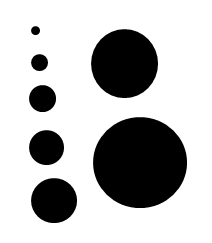
#> input picture Circle.png, 212 x 243 px
$ python 'Images Peaks Finder.py'
#> lines starting #> are read from the running program, lines starting #| are printed output that depends on the picture; after the words box and inside, x2 and y2 are one past the last pixel; in counts of white or black regions, pixels touching at a corner belong together

import numpy as np

import matplotlib.image as mpimg

import matplotlib.pyplot as plt

from PIL import Image

import cv2

import math


#we here have alternative ways to implement SobelImage and BilinearInterpolation

#as two supplemental functions to implement FindPeaksImage function


def SobelImage(image):

	#open the image and convert it to greyscale

	image1 = Image.open(image).convert('LA')

	Width = image1.width

	Height = image1.height

	#Load the numpy array of a single sample image

	Pixel = image1.load()

	#arranging RGB colors for the grayscale image

	def RBGFORGRAYSCALE(rgb):

		#Luminance percieved

		return np.dot(rgb[..., :3], [0.299, 0.587, 0.114])

	#replace imread(image) to imageio.imread(image)

	TheImage = mpimg.imread(image)

	GrayScale = RBGFORGRAYSCALE(TheImage)

	GrayScale = GrayScale * 255


	#creating gradient filter


	GradientX = np.array([[-1, 0, 1], [-2, 0, 2], [-1, 0, 1]])

	GradientY = np.array([[-1, -2, -1], [0, 0, 0], [1, 2, 1]])

	factor = 3

	Magnitude = np.zeros((Height, Width), dtype=np.float32)

	Orientation = np.zeros((Height, Width), dtype=np.float32)

	#initialize an empty 2D array for orientation


	OrtArray = np.zeros((Height, Width, 3), dtype=np.float32)

	CurrentPixel = GrayScale

	#similar way of creating the filter

	for i in range(1, Height - 1):

		for j in range(1, Width - 1):

			#current position coordinate

			CurrentPosition = (i, j)


			#temp holder

			Temp = CurrentPixel[CurrentPosition[0] - (factor // 2): CurrentPosition[0] + (factor // 2) + 1,

				CurrentPosition[1] - (factor // 2):CurrentPosition[1] + (factor// 2) + 1]


			#Arranging the horizontal and vertical axises

			Temp1 = Temp * GradientX

			Temp1 = Temp1.sum(axis=0)

			Temp1 = Temp1.sum(axis=0)

			Temp2 = Temp * GradientY

			Temp2 = Temp2.sum(axis=0)

			Temp2 = Temp2.sum(axis=0)


			Magnitude[i, j] = (Temp2 ** 2 + Temp1 ** 2) ** 0.5

			#use math.atan(float) to return the arc tangent of different numbers

			if Temp1 == 0 and Temp2 > 0:

				Orientation[i, j] = math.degrees(math.atan(float('inf')))


			elif Temp1 == 0 and Temp2 < 0:

				Orientation[i, j] = math.degrees(math.atan(float('-inf')))

			elif Temp1 == 0 and Temp2 == 0:

				Orientation[i, j] = 1

			elif Temp1 != 0:

				Orientation[i, j] = (math.degrees(math.atan(Temp2 / Temp1)))

			else:

				#Temp1 can neither be greater nor samller than 0 here

				print("ERROR! ")

				#followed by the limits of gradient magnitude

	Magnitude = Magnitude * 255 / Magnitude.max()


	for i in range(0, Height):

		for j in range(0, Width):

			#Four colors combination

			if -22.5 <= Orientation[i, j] <= 22.5:

				OrtArray[i, j] = np.array([128, 128, 128])


			elif 22.5 < Orientation[i, j] <= 67.5:

				OrtArray[i, j] = np.array([0, 0, 155])

			elif 67.5 < Orientation[i, j] <= 90 or -90 <= Orientation[i, j] <= -67.5:

				OrtArray[i, j] = np.array([0, 155, 0])

			elif -67.5 < Orientation[i, j] <= -22.5:

				OrtArray[i, j] = np.array([155, 0, 0])

			else:

				OrtArray[i, j] = np.array([0, 0, 0])


	return (Magnitude, Orientation)


def BilinearInterpolation(image, x, y):

	#Round numbers down to the nearest integer of rows and columns

	m = math.floor(x)

	n = math.floor(y)

	m1 = math.ceil(x)

	n1 = math.ceil(y)

	a = x - m

	b = y - n

	#image is still seen as a 2D array

	Temp1 = (1 - a) * (1 - b) * image[m, n]

	if m1 < image.shape[0]:

		Temp2 = a * (1 - b) * image[m1, n]
	else:
		Temp2 = 0 * image[0, 0]

	if n1 < image.shape[1]:

		Temp3 = (1 - a) * b * image[m, n1]

	else:
		Temp3 = 0 * image[0, 0]


	if m1 < image.shape[0] and n1 < image.shape[1]:

		Temp4 = a * b * image[m1,n1]
	else:

		Temp4 = 0 * image[0, 0]

	return Temp1 + Temp2 + Temp3 + Temp4


#the implementation of the FindPeaksImage function

def FindPeaksImage(image, thres):

#> called with image = 'Circle.png', thres = 40
	image1 = Image.open(image)
#> image1 is the input picture: PIL image 212x243 RGB; min 0, max 255, mean 187

	Y = image1.width
#> Y = 212

	X = image1.height
#> X = 243

	#load image

	Pixel = image1.load()

	#initialize the result image as empty 2D array

	ResultImage = np.zeros((X, Y), dtype=np.float32)

	#The edge magnitude and orientations can be computed using the Sobel filter you just implemented.


	Magnitude, Orientation= SobelImage(image)
#> after the loop in SobelImage, `for i in range(1, Height - 1):`:
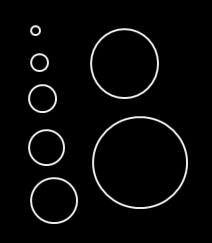
#> Magnitude: shape (243, 212) float32; min 0, max 1109.2, mean 36.5; drawn with min black and max white
#> after the loop in SobelImage, `for i in range(1, Height - 1):`:
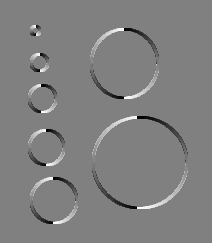
#> Orientation: shape (243, 212) float32; min -90, max 90, mean 0.9; drawn with min black and max white
#> after the loop in SobelImage, `for i in range(0, Height):`:
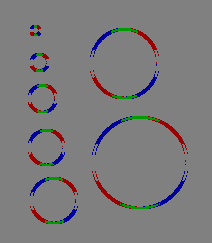
#> OrtArray: shape (243, 212, 3) float32; mean of channels 0, 1, 2 124.5, 123.1, 124.5; drawn as R, G, B


	for i in range(X):

		for j in range(Y):

			if Magnitude[i, j] < thres:

				Magnitude[i, j] = 0

			else:

				Ort = Orientation[i, j]

				#A peak response is found by comparing a pixel’s edge magnitude to
				#two samples per- pendicular to an edge at a distance of one pixel
				#in EdgeDetection), call these two samples e0 and e1.
				#Compute e0 and e1 using BilinearInterpolation.


				e0 = []

				e1 = []

				e0.append(i + math.cos(math.radians(Ort)))

				e0.append(j + math.sin(math.radians(Ort)))


				e1.append(i + math.cos(math.radians(-Ort)))

				e1.append(j + math.sin(math.radians(-Ort)))

				#obtaining the magnitudes of these two samples

				e0Magnitude = BilinearInterpolation(Magnitude, e0[0], e0[1])

				e1Magnitude = BilinearInterpolation(Magnitude, e1[0], e1[1])

				if e0Magnitude < Magnitude[i, j] > e1Magnitude:

					ResultImage[i, j] = 255

				else:

					ResultImage[i, j] = 0
#> this loop made 243 passes
#> Magnitude: shape (243, 212) float32; min 0, max 255, mean 8.2
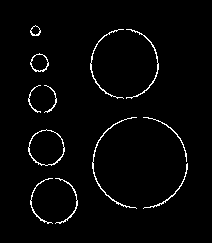
#> ResultImage: shape (243, 212) float32; 2.5% white in thin lines or dots, all inside (x1, y1, x2, y2) = (28, 25, 188, 224)

	#same as imsave(new image) here

	cv2.imwrite('7.png', ResultImage)


#Driver/Testing codes:

#Find the peak responses in ”Circle.png” with thres = 40.0 and save as ”7.png”


a = FindPeaksImage("Circle.png",40.0)
